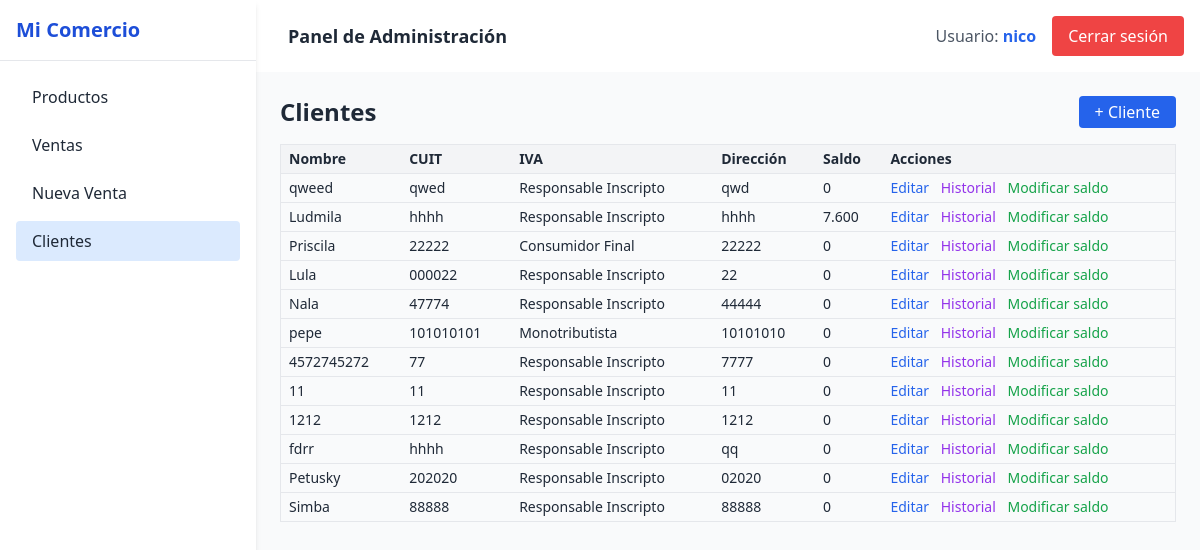
The page /ventas/lista_clientes/ (signed in) on the database as committed earlier.
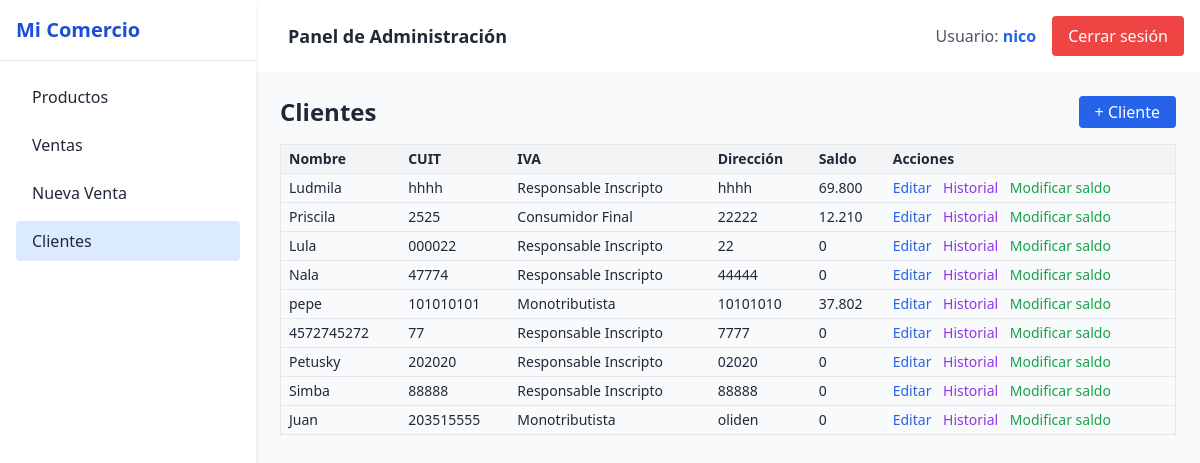
The same page on the database as committed later.
### usuarios/models.py (models this page shows, shortened)
class Usuario(AbstractUser):
    empresa = models.ForeignKey(Empresa, on_delete=models.CASCADE, null=True, blank=True)
    empresa = models.ForeignKey(Empresa, on_delete=models.CASCADE, null=True, blank=True)

### ventas/models.py (models this page shows, shortened)
class Cliente(models.Model):
    nombre = models.CharField(max_length=100)
    cuit = models.CharField(max_length=20, blank=True, null=True)
    direccion = models.CharField(max_length=200, blank=True, null=True)
    saldo = models.DecimalField(default=0, max_digits=10, decimal_places=2)
    cuenta_corriente = models.BooleanField(default=True)
    condicion_iva = models.CharField(max_length=50, choices=[
        ('RI', 'Responsable Inscripto'),
        ('MT', 'Monotributista'),
        ('CF', 'Consumidor Final'),
        ('EX', 'Exento'),
    ], default='CF')
    empresa = models.ForeignKey(Empresa, on_delete=models.CASCADE)

### ventas/views.py (the view)
# urls.py: path('lista_clientes/', views.lista_clientes, name='lista_clientes'),
@login_required
def lista_clientes(request):
    clientes = Cliente.objects.filter(empresa=request.user.empresa)
    return render(request, 'ventas/lista_clientes.html', {'clientes': clientes})

### productos/templatetags/custom_filters.py (called while the page is built)
@register.filter
def formato_precio(value):
    if value is None:
        return ''
    return number_format(value, force_grouping=True).replace(',', '.')

### ventas/templates/ventas/lista_clientes.html (shortened to what this page needs)
{% extends 'base.html' %}
{% load static %}
{% load custom_filters %}
{% block content %}
<div x-data="clienteData()" x-ref="mainScope" class="max-w-4xl mx-auto">
  <div class="flex justify-between items-center mb-4">
    <h2 class="text-2xl font-bold">Clientes</h2>
    <button @click="openModalNuevo = true" class="bg-blue-600 text-white px-4 py-1 rounded hover:bg-blue-700">+
      Cliente</button>
  </div>
  <table class="w-full table-auto text-sm border">
    <thead class="bg-gray-100 text-left">
      <tr>
        <th class="px-2 py-1">Nombre</th>
        <th class="px-2 py-1">CUIT</th>
        <th class="px-2 py-1">IVA</th>
        <th class="px-2 py-1">Dirección</th>
        <th class="px-2 py-1">Saldo</th>
        <th class="px-2 py-1">Acciones</th>
      </tr>
    </thead>
    <tbody id="clientes-body">
      {% for cliente in clientes %}
      <tr class="border-t" id="cliente-{{ cliente.id }}">
        <td class="px-2 py-1 nombre">{{ cliente.nombre }}</td>
        <td class="px-2 py-1 cuit">{{ cliente.cuit }}</td>
        <td class="px-2 py-1 iva">{{ cliente.get_condicion_iva_display }}</td>
        <td class="px-2 py-1 direccion">{{ cliente.direccion }}</td>
        <td class="px-2 py-1 saldo">{{ cliente.saldo|floatformat:0|formato_precio }}</td>
        <td class="px-2 py-1">
          <button class="text-blue-600 hover:underline" @click="
          clienteId = {{ cliente.id }};
          clienteNombre = '{{ cliente.nombre }}';
          clienteCUIT = '{{ cliente.cuit }}';
          clienteIVA = '{{ cliente.condicion_iva }}';
          clienteDireccion = '{{ cliente.direccion }}';
          openModal = true;
           ">
            Editar
          </button>
          <button @click="
           clienteId = {{ cliente.id }};
           clienteNombre = '{{ cliente.nombre }}';
           cargarHistorial(clienteId);
           openModalHistorial = true;
          " class="text-purple-600 hover:underline ml-2">
            Historial
          </button>
          <button @click="
          clienteId = {{ cliente.id }};
          clienteNombre = '{{ cliente.nombre }}';
          clienteSaldo = parseFloat(document.querySelector('#cliente-{{ cliente.id }} .saldo').textContent.replace('$','')) || 0;
          montoPago = clienteSaldo.toFixed(2);
          pagoTipo = 'total';
          // 👉 Forzamos mostrar el formato actualizado antes de abrir el modal
          document.getElementById('saldo-visible').textContent = clienteSaldo.toLocaleString('es-AR', { minimumFractionDigits: 0 });
          openModalSaldo = true" class="text-green-600 hover:underline ml-2">
            Modificar saldo
          </button>
        </td>
      </tr>
      {% endfor %}
    </tbody>
  </table>
  {% endblock %}

### templates/base.html (shortened to what this page needs)
<!DOCTYPE html>
<html lang="es">
<head>
    <script src="https://cdn.tailwindcss.com"></script>
</head>
<body class="bg-gray-100 min-h-screen text-gray-800" x-data="{ open: false }">
    <div class="flex">
        <aside x-cloak
            class="w-64 bg-white h-screen shadow-md fixed top-0 left-0 z-30 transform transition-transform duration-300 ease-in-out"
            :class="open ? 'translate-x-0' : '-translate-x-full md:translate-x-0'">
            <div class="p-4 text-xl font-bold text-blue-700 border-b border-gray-200">
                Mi Comercio
            </div>
            <nav class="p-4 space-y-2">
                <a href="{% url 'lista_productos' %}"
                    class="block py-2 px-4 rounded hover:bg-blue-100 {% if request.path == '/productos/' %}bg-blue-100{% endif %}">Productos</a>
                <a href="{% url 'lista_ventas' %}"
                    class="block py-2 px-4 rounded hover:bg-blue-100 {% if request.path == '/ventas/' %}bg-blue-100{% endif %}">Ventas</a>
                <a href="{% url 'nueva_venta' %}"
                    class="block py-2 px-4 rounded hover:bg-blue-100 {% if request.path == '/ventas/nueva/' %}bg-blue-100{% endif %}">Nueva
                    Venta</a>
                <a href="{% url 'lista_clientes' %}"
                    class="block py-2 px-4 rounded hover:bg-blue-100 {% if request.path == '/ventas/lista_clientes/' %}bg-blue-100{% endif %}">Clientes</a>
            </nav>
        </aside>
        <div class="flex-1 min-h-screen flex flex-col ml-0 md:ml-64">
            <header class="bg-white shadow p-4 flex justify-between items-center">
                <div class="flex items-center space-x-4">
                    <div class="text-lg font-semibold">
                        {% block header %}Panel de Administración{% endblock %}
                    </div>
                </div>
                <div class="flex items-center space-x-4">
                    {% if user.is_authenticated %}
                    <span class="text-gray-600">Usuario: <strong class="text-blue-600">{{ user.username }}</strong></span>
                    <form method="post" action="{% url 'logout' %}">
                        <button type="submit"
                            class="bg-red-500 text-white px-4 py-2 rounded hover:bg-red-600 transition">
                            Cerrar sesión
                        </button>
                    </form>
                    {% else %}
                    <a href="{% url 'login' %}"
                        class="bg-blue-500 text-white px-4 py-2 rounded hover:bg-blue-600 transition">
                        Iniciar sesión
                    </a>
                    {% endif %}
                </div>
            </header>
            <main class="p-6 flex-1 bg-gray-50">
                {% block content %}{% endblock %}
            </main>
        </div>
    </div>
</body>
</html>

Rows that differ between the two databases and show on the page:
removed Cliente: nombre "qweed", cuit "qwed", condicion_iva "Responsable Inscripto", direccion "qwd", saldo "0"
removed Cliente: nombre "11", cuit "11", condicion_iva "Responsable Inscripto", direccion "11", saldo "0"
removed Cliente: nombre "1212", cuit "1212", condicion_iva "Responsable Inscripto", direccion "1212", saldo "0"
removed Cliente: nombre "fdrr", cuit "hhhh", condicion_iva "Responsable Inscripto", direccion "qq", saldo "0"
changed Cliente "Ludmila": saldo "7.600" → "69.800"
changed Cliente "Priscila": cuit "22222" → "2525"; saldo "0" → "12.210"
changed Cliente "pepe": saldo "0" → "37.802"
added Cliente: nombre "Juan", cuit "203515555", condicion_iva "Monotributista", direccion "oliden", saldo "0"
